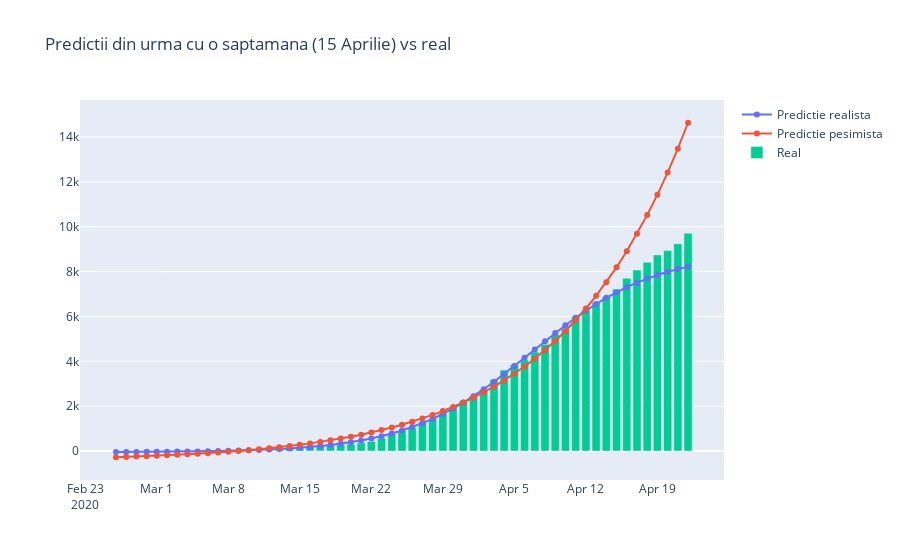
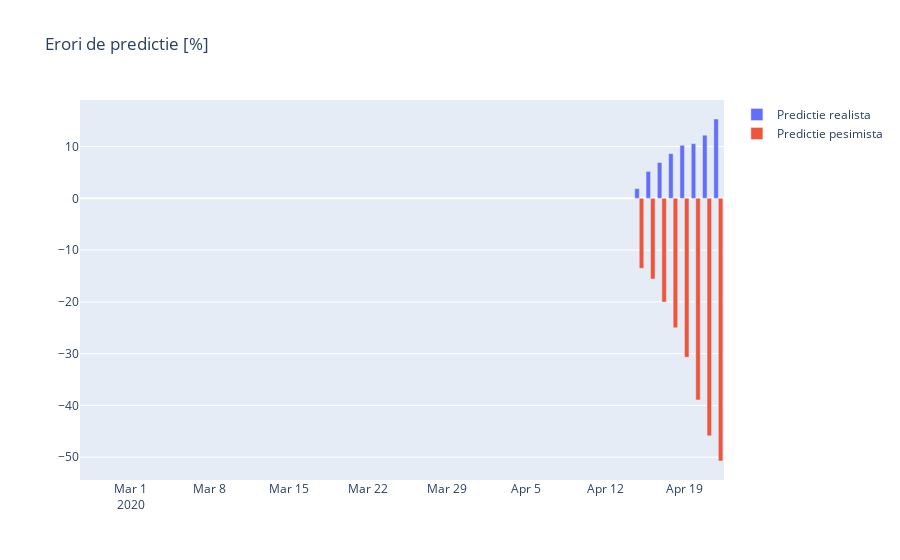

Notebook code for these charts, in order:
### Code cell
compare_predictions(49, pacienti, 'Predictii din urma cu o saptamana (15 Aprilie) vs real')
compare_predictions(42, pacienti, 'Predictii din urma cu doua saptamani (8 Aprilie) vs real')
